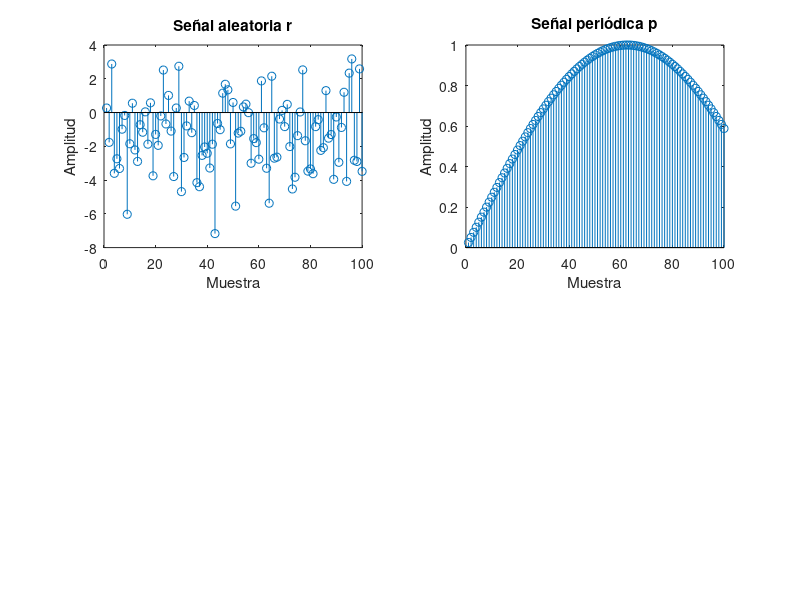
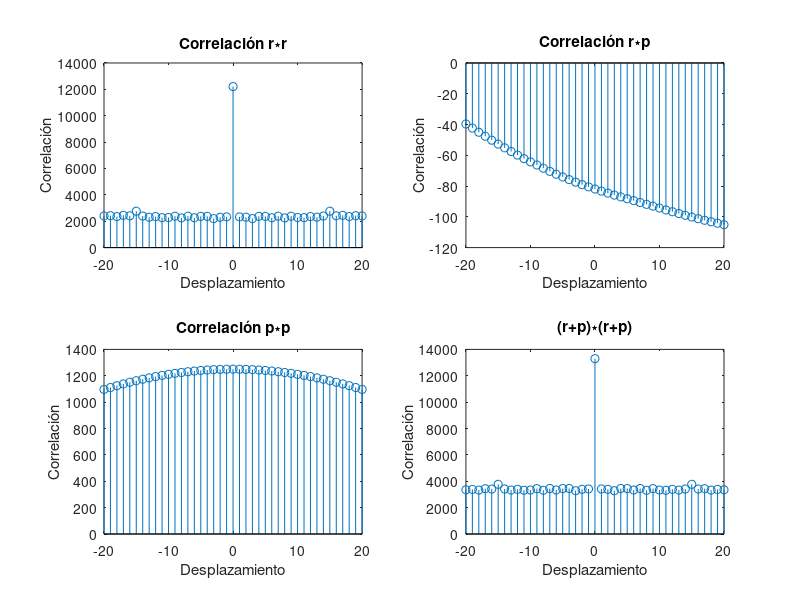

The MATLAB source for these figures, in order:
pkg load signal
clear; clc; close all;

% Generar una señal aleatoria r de tamaño M=2500
M = 2500;
r = (randn(1, M) * 2) - 1;

% Mostrar las primeras 100 muestras de la señal r
figure;
subplot(2, 2, 1);
stem(r(1:100));
title('Señal aleatoria r');
xlabel('Muestra');
ylabel('Amplitud');

% Generar una señal periódica p de periodo M≪N
frecuencia = 10 / M;
p = sin(2 * pi * (1:1:M) * frecuencia);

% Mostrar las primeras 100 muestras de la señal p
subplot(2, 2, 2);
stem(p(1:100));
title('Señal periódica p');
xlabel('Muestra');
ylabel('Amplitud');

% Calcular las correlaciones
[corr_rr, lag_rr] = xcorr(r, r);
[corr_rp, lag_rp] = xcorr(r, p);
[corr_pp, lag_pp] = xcorr(p, p);
[corr_rprp, lag_rprp] = xcorr(r + p, r + p);

% Mostrar las correlaciones alrededor del índice teórico [0]
figure;

subplot(2, 2, 1);
stem(lag_rr(M-20:M+20),corr_rr(M-20:M+20));
title('Correlación r⋆r');
xlabel('Desplazamiento');
ylabel('Correlación');

subplot(2, 2, 2);
stem(lag_rp(M-20:M+20),corr_rp(M-20:M+20));
title('Correlación r⋆p');
xlabel('Desplazamiento');
ylabel('Correlación');

subplot(2, 2, 3);
stem(lag_pp(M-20:M+20),corr_pp(M-20:M+20));
title('Correlación p⋆p');
xlabel('Desplazamiento');
ylabel('Correlación');

subplot(2, 2, 4);
stem(lag_rprp(M-20:M+20),corr_rprp(M-20:M+20));
title('(r+p)⋆(r+p)');
xlabel('Desplazamiento');
ylabel('Correlación');

